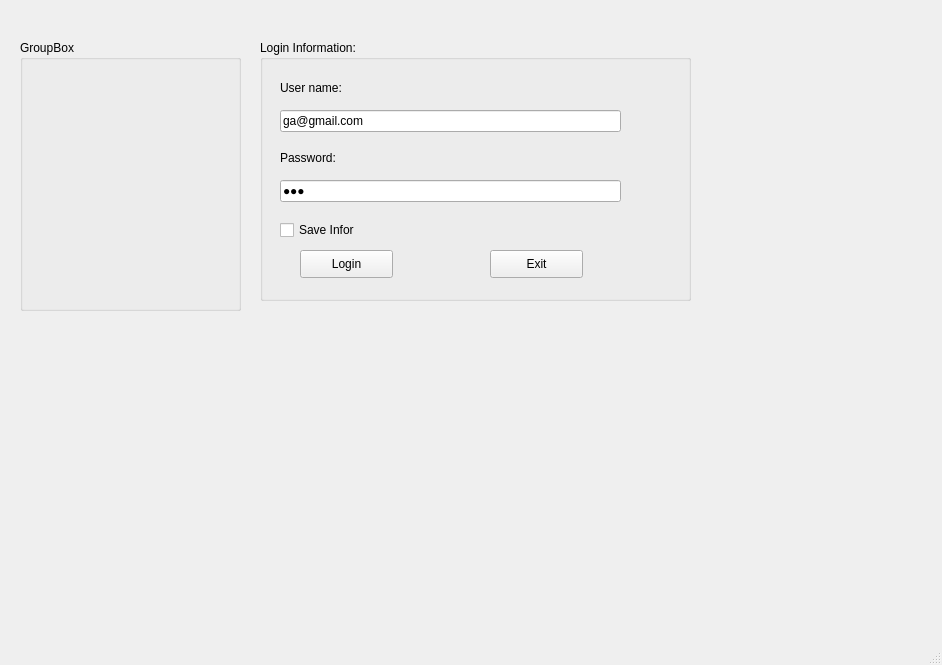
<?xml version="1.0" encoding="UTF-8"?>
<ui version="4.0">
 <class>MainWindow</class>
 <widget class="QMainWindow" name="MainWindow">
  <property name="geometry">
   <rect>
    <x>0</x>
    <y>0</y>
    <width>942</width>
    <height>665</height>
   </rect>
  </property>
  <property name="windowTitle">
   <string>MainWindow</string>
  </property>
  <widget class="QWidget" name="centralwidget">
   <widget class="QGroupBox" name="groupBox">
    <property name="geometry">
     <rect>
      <x>20</x>
      <y>40</y>
      <width>221</width>
      <height>271</height>
     </rect>
    </property>
    <property name="title">
     <string>GroupBox</string>
    </property>
    <widget class="QLabel" name="label">
     <property name="geometry">
      <rect>
       <x>20</x>
       <y>50</y>
       <width>191</width>
       <height>201</height>
      </rect>
     </property>
     <property name="text">
      <string/>
     </property>
     <property name="pixmap">
      <pixmap>../images/ic_personal.png</pixmap>
     </property>
     <property name="scaledContents">
      <bool>true</bool>
     </property>
    </widget>
   </widget>
   <widget class="QGroupBox" name="groupBoxlogininfor">
    <property name="geometry">
     <rect>
      <x>260</x>
      <y>40</y>
      <width>431</width>
      <height>261</height>
     </rect>
    </property>
    <property name="title">
     <string>Login Information:</string>
    </property>
    <widget class="QLabel" name="label_2">
     <property name="geometry">
      <rect>
       <x>20</x>
       <y>40</y>
       <width>91</width>
       <height>16</height>
      </rect>
     </property>
     <property name="text">
      <string>User name:</string>
     </property>
    </widget>
    <widget class="QLineEdit" name="lineEditusername">
     <property name="geometry">
      <rect>
       <x>20</x>
       <y>70</y>
       <width>341</width>
       <height>22</height>
      </rect>
     </property>
     <property name="text">
      <string>ga@gmail.com</string>
     </property>
    </widget>
    <widget class="QLabel" name="label_3">
     <property name="geometry">
      <rect>
       <x>20</x>
       <y>110</y>
       <width>91</width>
       <height>16</height>
      </rect>
     </property>
     <property name="text">
      <string>Password:</string>
     </property>
    </widget>
    <widget class="QLineEdit" name="lineEditpassword">
     <property name="geometry">
      <rect>
       <x>20</x>
       <y>140</y>
       <width>341</width>
       <height>22</height>
      </rect>
     </property>
     <property name="tabletTracking">
      <bool>false</bool>
     </property>
     <property name="acceptDrops">
      <bool>true</bool>
     </property>
     <property name="text">
      <string>123</string>
     </property>
     <property name="echoMode">
      <enum>QLineEdit::Password</enum>
     </property>
     <property name="dragEnabled">
      <bool>false</bool>
     </property>
     <property name="readOnly">
      <bool>false</bool>
     </property>
    </widget>
    <widget class="QCheckBox" name="checkBoxsaveinfor">
     <property name="geometry">
      <rect>
       <x>20</x>
       <y>180</y>
       <width>131</width>
       <height>20</height>
      </rect>
     </property>
     <property name="text">
      <string>Save Infor</string>
     </property>
    </widget>
    <widget class="QPushButton" name="pushButtonlogin">
     <property name="geometry">
      <rect>
       <x>40</x>
       <y>210</y>
       <width>93</width>
       <height>28</height>
      </rect>
     </property>
     <property name="text">
      <string>Login</string>
     </property>
     <property name="icon">
      <iconset>
       <normaloff>../images/ic_login.jpg</normaloff>../images/ic_login.jpg</iconset>
     </property>
    </widget>
    <widget class="QPushButton" name="pushButtonexit">
     <property name="geometry">
      <rect>
       <x>230</x>
       <y>210</y>
       <width>93</width>
       <height>28</height>
      </rect>
     </property>
     <property name="text">
      <string>Exit</string>
     </property>
     <property name="icon">
      <iconset>
       <normaloff>../images/ic_edit.jpg</normaloff>../images/ic_edit.jpg</iconset>
     </property>
    </widget>
   </widget>
  </widget>
  <widget class="QMenuBar" name="menubar">
   <property name="geometry">
    <rect>
     <x>0</x>
     <y>0</y>
     <width>942</width>
     <height>26</height>
    </rect>
   </property>
  </widget>
  <widget class="QStatusBar" name="statusbar"/>
 </widget>
 <resources/>
 <connections/>
</ui>
